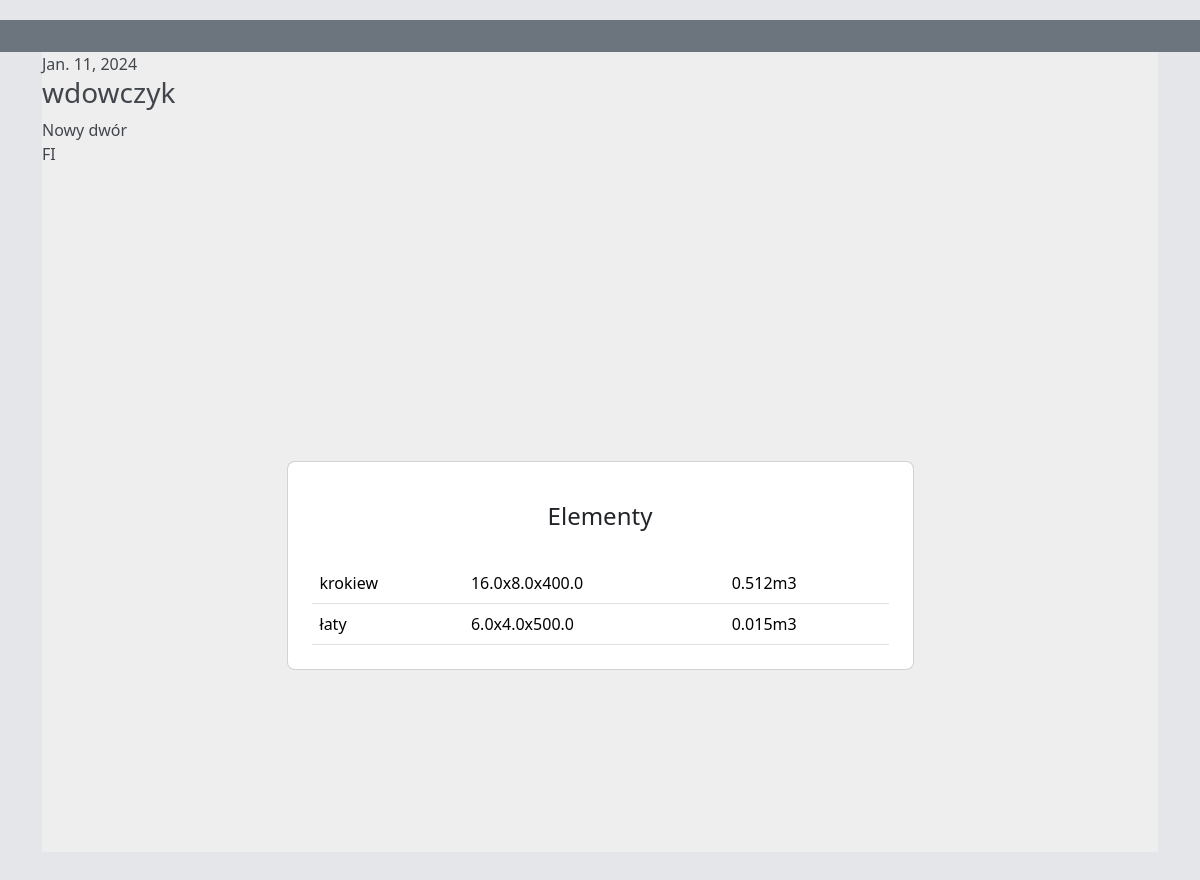
Page /worker/12_2024-01-11/ on the committed database.
### order_display/models.py (models this page shows, shortened)
class Order(models.Model):
    objects = models.Manager()
    published = PublishedManager()
    class Status(models.TextChoices):
        DRAFT = 'DF', 'Draft'
        PUBLISHED = 'PB', 'Published'
        FINISHED = 'FI', 'Finished'
    client = models.ForeignKey(Client,
                               on_delete=models.CASCADE,
                               related_name='order',
                               blank = True)
    created = models.DateField(default = timezone.now)
    due = models.DateField(default = timezone.now, blank=True)
    slug = models.SlugField(max_length=255, blank=True)
    status = models.CharField(max_length=2,
                              choices=Status.choices,
                              default=Status.PUBLISHED)
    adres = models.CharField(max_length=255, blank=True)
    workers = models.ManyToManyField(User)

class Client(models.Model):
    first_name = models.CharField(max_length=20,blank=True)
    last_name = models.CharField(max_length=20,blank=True)
    phone_number = models.IntegerField(blank = True)
    slug = models.SlugField(max_length=255,blank=True, unique=True)
    def __str__(self):
        return self.last_name

class Element(models.Model):
    class Units(models.TextChoices):
        SZTUKI = 'szt'
        M3 = 'm3'
        MB = 'mb'
    class Status(models.TextChoices):
        DONE = 'zrobione'
        IN_PROGRESS = 'do zrobienia'
    name = models.CharField(max_length=20, blank=True)
    width = models.FloatField(blank=True)
    height = models.FloatField(blank=True)
    length = models.FloatField(blank=True)
    count = models.IntegerField(blank=True)
    volume = models.FloatField(blank=True)
    unit = models.CharField(max_length=3,
                              choices=Units.choices,
                              default=Units.M3)
    status = models.CharField(max_length = 12,
                              choices = Status.choices,
                              default = Status.IN_PROGRESS)
    description = models.TextField(blank = True)
    order = models.ForeignKey(Order,
                              on_delete=models.CASCADE,
                              related_name='element')
    slug = models.SlugField(max_length=255)

### worker_app/views.py (the view)
# urls.py: path('<slug:order>/', views.order_detail, name = 'order_detail')
def order_detail(request, order):
    order = Order.objects.get(slug = order)
    elements = order.element.all()
    return render(request, 'worker_app/order_detail.html', {'order':order, 'elements':elements})

### worker_app/templates/worker_app/order_detail.html (shortened to what this page needs)
{% extends "order_display/base.html" %}
{% load crispy_forms_tags %}
{% block content %}
  <section class="vh-100" style="background-color: #eee;">
    <div id='order_info'>
    <tr class="inner-box">
      <th scope="row">
          <div class="event-date">
              {{order.due}}
          </div>
      </th>
      <td>
          <div class="event-wrap">
              <h3><a>{{ order.client }}</a></h3>
              <div class="meta">
                  <div class="organizers">
                      <a>{{order.adres}}</a>
                  </div>
                  <div class="categories">
                      <a>{{order.status}}</a>
                  </div>
              </div>
          </div>
      </td>
    </div>
    <div class="container py-5 h-100">
      <div class="row d-flex justify-content-center align-items-center h-100">
        <div class="col col-lg-9 col-xl-7">
          <div class="card rounded-3">
            <div class="card-body p-4">
              <h4 class="text-center my-3 pb-3">Elementy</h4>
              <table class="table mb-0">
                <tbody>
                  {% for element in elements %}
                  <tr>
                    {% if element.status == element.Status.IN_PROGRESS %}
                      <td>{{element.name}}</td>
                      <td>{{element.width}}x{{element.height}}x{{element.length}}</td>
                      <td>{{element.volume}}m3</td>
                    {% endif %}
                  </tr>
                  {% endfor %}
                </tbody>
              </table>
            </div>
          </div>
        </div>
      </div>
    </div>
  </section>
{% endblock %}

### order_display/static/css/list_css.css (style rules this page uses)
body { margin-top:20px; }

### order_display/static/css/order_detail.css (style rules this page uses)
body { margin-top:20px; background-color: #e4e6e9; color: #41464d; }

### rows in the picture
Order: due "Jan. 11, 2024", client "wdowczyk", adres "Nowy dwór", status "FI"
Element: name "krokiew", width "16.0", height "8.0", length "400.0", volume "0.512"
Element: name "łaty", width "6.0", height "4.0", length "500.0", volume "0.015"
